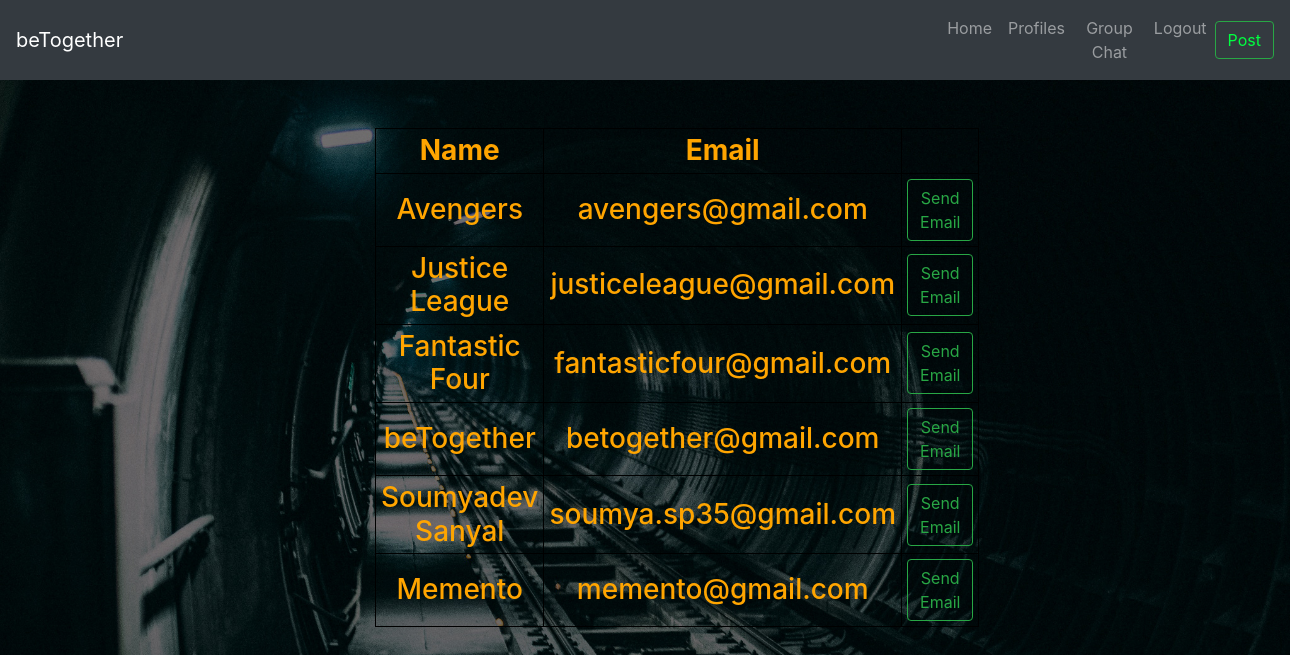
The page /friends.php (signed in) on the database its author committed.
### tables this page shows
CREATE TABLE `users` (
  `id` int(255) NOT NULL,
  `Name` varchar(255) NOT NULL,
  `Email` varchar(255) NOT NULL,
  `Password` varchar(255) NOT NULL
);

### friends.php (the view, shortened to what this page needs)
<?php
$servername = "localhost";
$username = "root";
$password = "";
$dbname = "interstellar";
$conn = new mysqli($servername, $username, $password, $dbname);
$sql = "SELECT * FROM users";
$result = $conn->query($sql);
?>
<!DOCTYPE html>
<html lang="en">
  <head>
    <link
      rel="stylesheet"
      href="https://stackpath.bootstrapcdn.com/bootstrap/4.3.1/css/bootstrap.min.css"
    />
    <link rel="stylesheet" href="./css/css/login.css" />
  </head>
  <body>
    <div>
    <nav class="navbar navbar-expand-lg navbar-dark bg-dark sticky-top">
      <a class="navbar-brand" href="newsfeed.php">beTogether</a>
      <div class="collapse navbar-collapse " id="navbarSupportedContent">
        <ul class="navbar-nav mr-auto" style="margin-left: 800px;">
          <li class="nav-item">
            <a class="nav-link" href="newsfeed.php">Home</a>
          </li>
          <li class="nav-item">
            <a class="nav-link" href="profiles.php">Profiles</a>
          </li>
          <li class="nav-item">
            <a class="nav-link" href="#">Group Chat</a>
          </li>
          <li class="nav-item">
            <a class="nav-link" href="logout_submit.php">Logout</a>
          </li>
        </ul>
        <form class="form-inline my-2 my-lg-0">
          <button class="btn btn-outline-success my-2 my-sm-0" type="submit">
            <a
              href="post_upload.php"
              style="text-decoration: none;color: rgb(0, 255, 64);"
              >Post</a
            >
          </button>
        </form>
      </div>
    </nav></div><br><br>
    <div class="container">
      <div class="row align-items-center">
        <div class="col-sm-6">
          <h3 style="margin-bottom: 40px; color:orange">
            <table>
      <th>Name</th>
      <th>Email</th>
      <th></th>
            <?php
if ($result->num_rows > 0) {
    while($row = $result->fetch_assoc()) {
      if($row['id']!=$_SESSION['user_id']){
        echo "
          <tr>
            <td><a href='friend_profile.php?friend_id=$row[id] && friend_name=$row[Name] && friend_email=$row[Email]' style='text-decoration: none;  color:orange'>$row[Name]</a></td>
            <td><a href='www.gmail.com' style='text-decoration: none;  color:orange'>$row[Email]</td>
            <td><a class='btn btn-outline-success' href='peer_chat.php?friend_id=$row[id]'>Send Email</a></td>
          </tr>
           ";}
      }
    } else {
    echo "0 results";
}
            ?>
            </table>
          </h3>
        </div>
      </div>
    </div>
  </body>
</html>

### css/css/login.css (style rules this page uses)
html { margin: 0; padding: 0; width: 100%; }
body { margin: 0; padding: 0; width: 100%; text-align: center; background: url(bg-3.jpg) no-repeat 50% 50%; background-size: cover; height: 100vh; display: table; }

### friends.php (style rules this page uses)
table, th, td { border: 1px solid black; padding:5px; }

### rows shown on the page
users: Name "Avengers", Email "avengers@gmail.com"
users: Name "Justice League", Email "justiceleague@gmail.com"
users: Name "Fantastic Four", Email "fantasticfour@gmail.com"
users: Name "beTogether", Email "betogether@gmail.com"
users: Name "Soumyadev Sanyal", Email "soumya.sp35@gmail.com"
users: Name "Memento", Email "memento@gmail.com"
